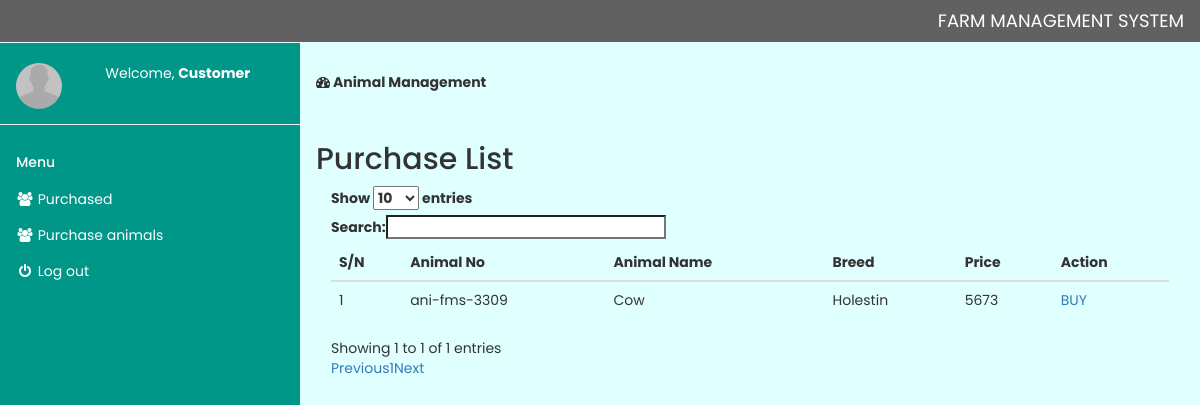
The app's page /buying.php (signed in) with its own data.
### tables this page shows
CREATE TABLE `selling` (
  `id` int(11) NOT NULL,
  `animalno` varchar(50) NOT NULL,
  `animalname` varchar(50) NOT NULL,
  `breed` varchar(50) NOT NULL,
  `weight` int(50) NOT NULL,
  `price` int(50) NOT NULL
);

### buying.php (the view, shortened to what this page needs)
<?php include 'setting/system.php'; ?>
<?php include 'theme/head.php'; ?>
<?php include 'custmsidebar.php'; ?>
<div class="w3-main" style="margin-left:300px;margin-top:43px;">
  <header class="w3-container" style="padding-top:22px">
    <h5><b><i class="fa fa-dashboard"></i> Animal Management</b></h5>
  </header>
 <div class="w3-container" style="padding-top:22px">
	 <div class="w3-row">
	 	<h2>Purchase List</h2>
	 	<div class="col-md-12">
	 		<!-- <a title="Check to delete from list" data-toggle="modal" data-target="#_removes	" id="delete"  class="btn btn-danger"><i class="fa fa-trash"></i>
			</a> -->
	 		<table class="table table-hover" id="table">
	 			<thead>
	 				<tr>
			 <th>S/N</th>
	 					<th>Animal No</th>
	 					<th>Animal Name</th>
	 					<th>Breed</th>
	 					<th>Price</th>
                         <th>Action</th>
	 				</tr>
	 			</thead>
	 			<tbody>
	 				<?php
	 				$get = $db->query("SELECT * FROM selling ORDER BY id DESC");
	 				$res = $get->fetchAll(PDO::FETCH_OBJ);
					 $c = $get->rowCount();
			   $cnt = 1;
				if($c > 0){
	 				foreach($res as $n){ ?>
                         <tr>
						 <td><?php echo $cnt; ?></td>
                         	<td> <?php echo $n->animalno; ?> </td>
                         	<td>  <?php echo $n->animalname; ?> </td>
                         	<td><?php echo $n->breed; ?> </td>
                         	<td> <?php echo $n->price; ?> </td>
                             <td>
               <div class="button">
               <a onclick="return confirm('Continue Buying animal ?')" href="buy-query.php?id=<?php echo  $n->id; ?>"> BUY</a>
                </div>
            </td>
                         </tr>
	 				<?php $cnt =$cnt + 1; } }
	 				?>
	 			</tbody>
	 		</table>
	 	</div>
	 	 </div>
</div>
</div>
<?php include 'theme/foot.php'; ?>

### css/style.css (style rules this page uses)
* { margin: 0; padding: 0; box-sizing: border-box; font-family: 'Poppins', sans-serif; }

### theme/head.php (style rules this page uses)
body { font-family: 'Poppins', sans-serif; background-color: lightcyan ; }

### records on screen
selling: animalno "ani-fms-3309", animalname "Cow", breed "Holestin", price "5673"

### other values on screen
NAME_X "FARM MANAGEMENT SYSTEM"
$_SESSION['customer'] "Customer"
